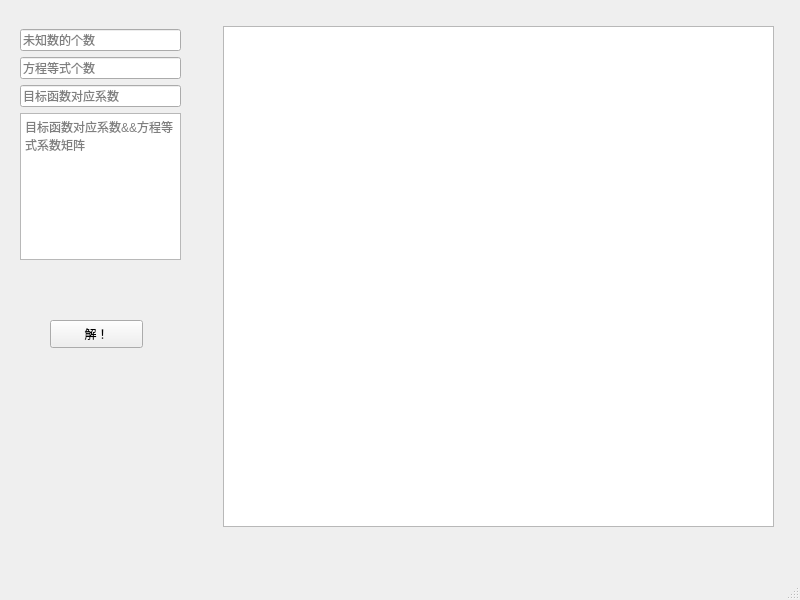
<?xml version="1.0" encoding="UTF-8"?>
<ui version="4.0">
 <class>MainWindow</class>
 <widget class="QMainWindow" name="MainWindow">
  <property name="geometry">
   <rect>
    <x>0</x>
    <y>0</y>
    <width>800</width>
    <height>600</height>
   </rect>
  </property>
  <property name="windowTitle">
   <string>MainWindow</string>
  </property>
  <property name="styleSheet">
   <string notr="true">background-image:url();</string>
  </property>
  <widget class="QWidget" name="centralwidget">
   <property name="enabled">
    <bool>true</bool>
   </property>
   <property name="acceptDrops">
    <bool>false</bool>
   </property>
   <widget class="QWidget" name="widget" native="true">
    <property name="geometry">
     <rect>
      <x>0</x>
      <y>0</y>
      <width>201</width>
      <height>571</height>
     </rect>
    </property>
    <widget class="QWidget" name="layoutWidget">
     <property name="geometry">
      <rect>
       <x>20</x>
       <y>29</y>
       <width>161</width>
       <height>231</height>
      </rect>
     </property>
     <layout class="QVBoxLayout" name="verticalLayout">
      <item>
       <widget class="QLineEdit" name="lineEdit">
        <property name="placeholderText">
         <string>未知数的个数</string>
        </property>
       </widget>
      </item>
      <item>
       <widget class="QLineEdit" name="lineEdit_2">
        <property name="placeholderText">
         <string>方程等式个数</string>
        </property>
       </widget>
      </item>
      <item>
       <widget class="QLineEdit" name="lineEdit_3">
        <property name="placeholderText">
         <string>目标函数对应系数</string>
        </property>
       </widget>
      </item>
      <item>
       <widget class="QTextEdit" name="textEdit">
        <property name="placeholderText">
         <string>目标函数对应系数&amp;&amp;方程等式系数矩阵</string>
        </property>
       </widget>
      </item>
     </layout>
    </widget>
    <widget class="QPushButton" name="pushButton">
     <property name="geometry">
      <rect>
       <x>50</x>
       <y>320</y>
       <width>93</width>
       <height>28</height>
      </rect>
     </property>
     <property name="text">
      <string>解！</string>
     </property>
    </widget>
   </widget>
   <widget class="QTextEdit" name="textEdit_2">
    <property name="geometry">
     <rect>
      <x>223</x>
      <y>26</y>
      <width>551</width>
      <height>501</height>
     </rect>
    </property>
   </widget>
   <widget class="QWidget" name="widget_2" native="true">
    <property name="geometry">
     <rect>
      <x>0</x>
      <y>0</y>
      <width>791</width>
      <height>551</height>
     </rect>
    </property>
    <property name="styleSheet">
     <string notr="true">background-image:url(D:/desk/PYTHON/pyqt5/800-600.jpg);</string>
    </property>
   </widget>
   <zorder>widget_2</zorder>
   <zorder>widget</zorder>
   <zorder>textEdit_2</zorder>
  </widget>
  <widget class="QMenuBar" name="menubar">
   <property name="geometry">
    <rect>
     <x>0</x>
     <y>0</y>
     <width>800</width>
     <height>26</height>
    </rect>
   </property>
  </widget>
  <widget class="QStatusBar" name="statusbar"/>
 </widget>
 <resources/>
 <connections/>
</ui>
